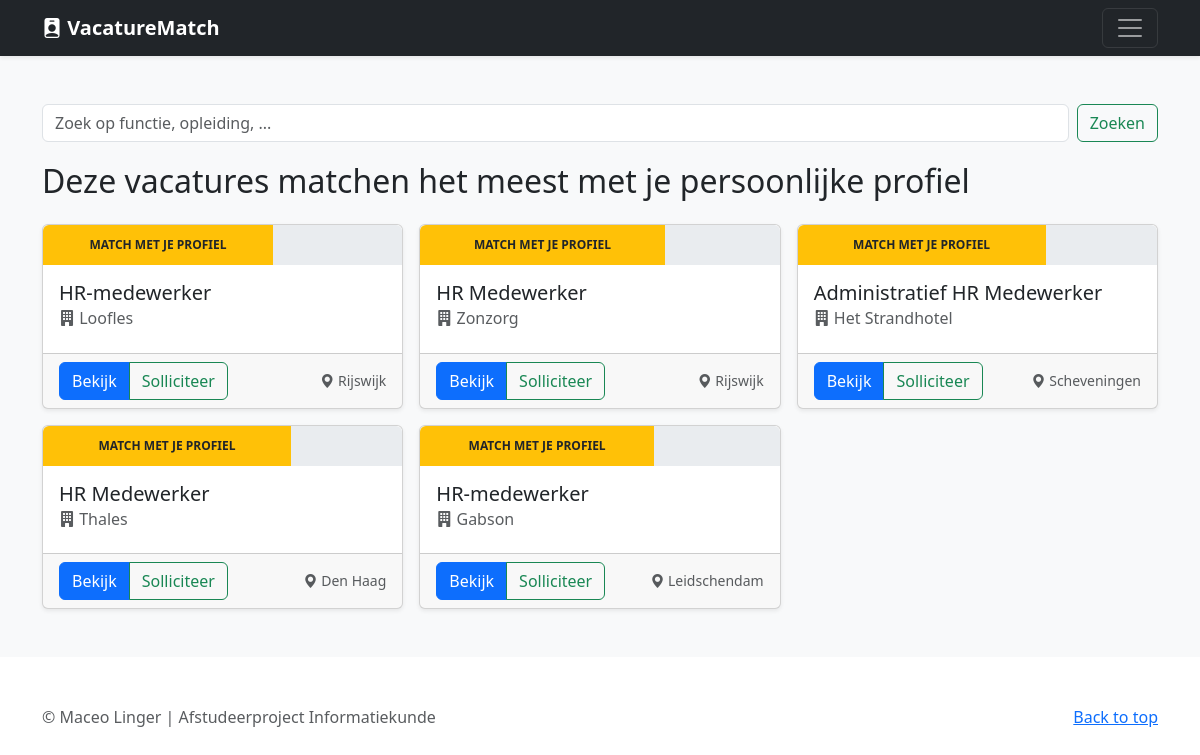
The page /zoeken-mp/Duncan on the database its author committed.
### tables this page shows
CREATE TABLE vacancies
(
    vacancy_id INTEGER
        constraint vacancies_pk
            primary key,
    match      INTEGER,
    matchingp  INTEGER,
    resume     TEXT,
    first_name TEXT,
    last_name  TEXT,
    title      TEXT,
    keywords   TEXT,
    company    TEXT,
    level      TEXT,
    hrs_week   TEXT,
    location   TEXT,
    text       TEXT
);

### app.py (the view, shortened to what this page needs)
@app.route('/zoeken-mp/<first_name>', methods=["GET","POST"])
def advancedsearch(first_name):  # put application's code here
    if request.method == "GET":
        con = sql.connect("data.db")
        con.row_factory = sql.Row
        cur = con.cursor()
        cur.execute(
            "SELECT * FROM vacancies WHERE first_name==? AND (match==1)"
            "ORDER BY matchingp DESC;",
            (first_name,))
        perfect = cur.fetchall()
        cur.close()
        con = sql.connect("data.db")
        con.row_factory = sql.Row
        cur = con.cursor()
        cur.execute(
            "SELECT * FROM vacancies WHERE first_name==? AND match==0;",
            (first_name,))
        results = cur.fetchall()
        return render_template("search-advanced.html", perfect=perfect, results=results, first_name=first_name)

### templates/search-advanced.html (shortened to what this page needs)
{% extends "layout.html" %}
{% block main %}
    <div class="album py-5 bg-body-tertiary">
        <div class="container">
            <form class="d-flex pb-3" role="search" action="/zoeken-mp/{{ first_name }}" method="post">
                <input class="form-control me-2" name="query" type="search" placeholder="Zoek op functie, opleiding, ..." aria-label="Zoeken">
                <button class="btn btn-outline-success" type="submit">Zoeken</button>
            </form>
            <h2 class="mb-4 mt-1">Deze vacatures matchen het meest met je persoonlijke profiel</h2>
            <div class="row row-cols-1 row-cols-sm-2 row-cols-md-3 g-3">
                {% for result in results %}
                    <div class="col">
                        <div class="card shadow-sm h-100">
                                <div class="progress" role="progressbar" aria-label="Example with label" aria-valuenow="10" aria-valuemin="0" aria-valuemax="100" style="height: 40px; border-bottom-right-radius: 0px; border-bottom-left-radius: 0px">
                                    <div class="progress-bar bg-warning overflow-visible text-dark" style="width: {{ result.matchingp }}%"><b>MATCH MET JE PROFIEL</b></div>
                                </div>
                            <div class="card-body">
                                <h5 class="card-title">{{ result.title }}</h5>
                                <h6 class="card-subtitle mb-2 text-body-secondary"><i class="bi bi-building-fill"></i> {{ result.company }}</h6>
                            </div>
                            <div class="card-footer d-flex justify-content-between align-items-center">
                                <div class="btn-group">
                                    <button type="button" class="btn btn-primary" data-bs-toggle="modal" data-bs-target="#{{ result.vacancy_id }}">
                                        Bekijk
                                    </button>
                                    <button type="button" class="btn btn-outline-success" data-bs-toggle="modal" data-bs-target="#apply{{ result.vacancy_id }}">Solliciteer</button>
                                </div>
                                <small class="text-body-secondary"><i class="bi bi-geo-alt-fill"></i>&nbsp;{{ result.location }}</small>
                            </div>
                        </div>
                    </div>
                {% endfor %}
            </div>
        </div>
    </div>
{% endblock %}`

### templates/layout.html (shortened to what this page needs)
<!doctype html>
<html lang="en">
<head>
    <link href="https://cdn.jsdelivr.net/npm/bootstrap@5.3.0-alpha3/dist/css/bootstrap.min.css" rel="stylesheet">
    <link rel="stylesheet" href="https://cdn.jsdelivr.net/npm/bootstrap-icons@1.10.5/font/bootstrap-icons.css">
</head>
<body>
<header data-bs-theme="dark">
    <div class="navbar navbar-dark bg-dark shadow-sm">
        <div class="container">
            <a href="/" class="navbar-brand d-flex align-items-center">
                <i class="bi bi-person-badge-fill"></i>&nbsp;<strong>VacatureMatch</strong>
            </a>
            <button class="navbar-toggler" type="button" data-bs-toggle="collapse" data-bs-target="#navbarHeader" aria-controls="navbarHeader" aria-expanded="false" aria-label="Toggle navigation">
                <span class="navbar-toggler-icon"></span>
            </button>
        </div>
    </div>
</header>
<main>
    {% block main %}{% endblock %}
</main>
<footer class="text-body-secondary py-5">
    <div class="container">
        <p class="float-end mb-1">
            <a href="#">Back to top</a>
        </p>
        <p class="mb-1">&copy; Maceo Linger | Afstudeerproject Informatiekunde</p>
    </div>
</footer>
</body>
</html>

### rows shown on the page
vacancies: {{ result.matchingp }} 64 (drawn), title "HR-medewerker", company "Loofles", location "Rijswijk"
vacancies: {{ result.matchingp }} 68 (drawn), title "HR Medewerker", company "Zonzorg", location "Rijswijk"
vacancies: {{ result.matchingp }} 69 (drawn), title "Administratief HR Medewerker", company "Het Strandhotel", location "Scheveningen"
vacancies: {{ result.matchingp }} 69 (drawn), title "HR Medewerker", company "Thales", location "Den Haag"
vacancies: {{ result.matchingp }} 65 (drawn), title "HR-medewerker", company "Gabson", location "Leidschendam"
